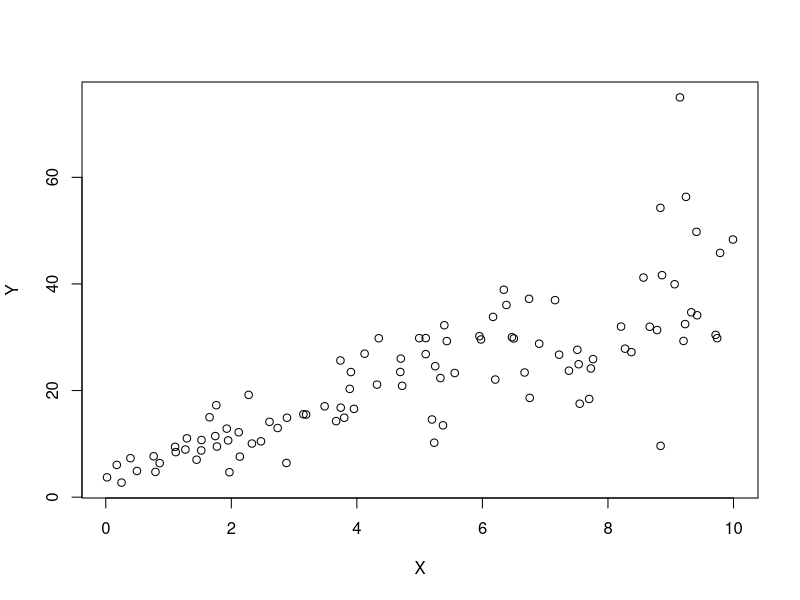
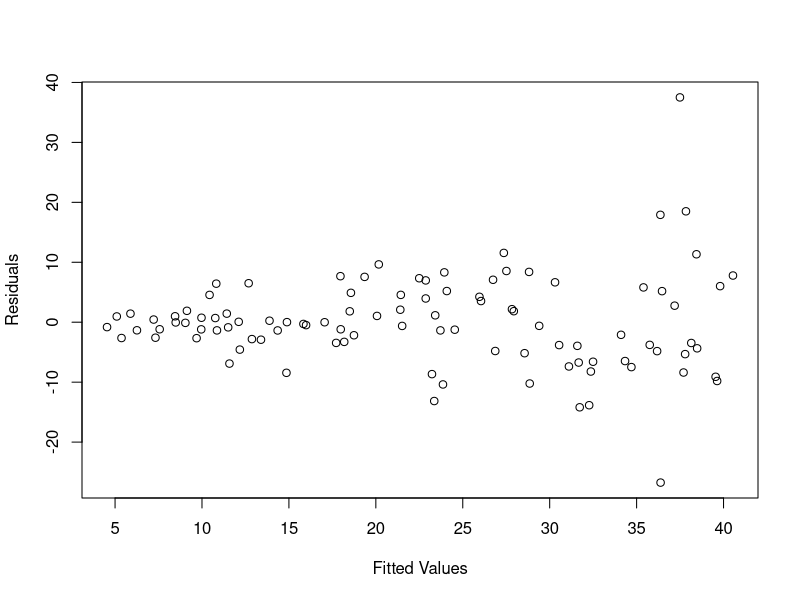

Reproduce these figures in R, in order.
## ---- chunk 1
set.seed(2017)
X=runif(100)*10
Y=X*4+3.45
Y=rnorm(100)*0.29*Y+Y
## ---- chunk 2
plot(X,Y,xlab="X",ylab="Y")
## ---- chunk 3
Model=lm(Y ~X)
print(Model)
summary(Model)$sigma  #standard error
plot(Model$fitted.values, Model$residuals, xlab="Fitted Values", ylab="Residuals")
## ---- chunk 4
summary(Model)$r.squared  #coefficient of determination
cor(X,Y)  #correlation coefficient
## ---- chunk 5
mtcars
## ---- chunk 6
wt_James=mtcars$wt
hp_James=mtcars$hp
Model_James=lm(hp_James ~wt_James)
summary(Model_James)
## ---- chunk 7
mpg_Chris=mtcars$mpg
hp_Chris=mtcars$hp
Model_Chris=lm(hp_Chris ~mpg_Chris)
summary(Model_Chris)
## ---- chunk 8
cyl_hpModel=mtcars$cyl
mpg_hpModel=mtcars$mpg
hp_hpModel=mtcars$hp
hpModel=lm(hp_hpModel ~cyl_hpModel+mpg_hpModel)
summary(hpModel)
## ---- chunk 9
#install.packages('mlbench')
library(mlbench)
data(BostonHousing)
## ---- chunk 10
X1_crim=BostonHousing$crim
X2_zn=BostonHousing$zn
X3_ptratio=BostonHousing$ptratio
X4_chas=BostonHousing$chas
Y_medv=BostonHousing$medv
medvModel=lm(Y_medv ~X1_crim+X2_zn+X3_ptratio+X4_chas)
summary(medvModel)
## ---- chunk 11
anova(medvModel)
